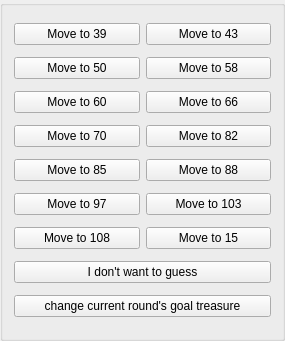
   <widget class="QGroupBox" name="equal_dice_choices">
    <property name="geometry">
     <rect>
      <x>800</x>
      <y>310</y>
      <width>285</width>
      <height>341</height>
     </rect>
    </property>
    <property name="title">
     <string/>
    </property>
    <layout class="QVBoxLayout" name="verticalLayout_8">
     <item>
      <layout class="QHBoxLayout" name="horizontalLayout_10">
       <item>
        <widget class="QPushButton" name="equal_dice_button1">
         <property name="text">
          <string>Move to 39</string>
         </property>
        </widget>
       </item>
       <item>
        <widget class="QPushButton" name="equal_dice_button2">
         <property name="text">
          <string>Move to 43</string>
         </property>
        </widget>
       </item>
      </layout>
     </item>
     <item>
      <layout class="QHBoxLayout" name="horizontalLayout_11">
       <item>
        <widget class="QPushButton" name="equal_dice_button3">
         <property name="text">
          <string>Move to 50</string>
         </property>
        </widget>
       </item>
       <item>
        <widget class="QPushButton" name="equal_dice_button4">
         <property name="text">
          <string>Move to 58</string>
         </property>
        </widget>
       </item>
      </layout>
     </item>
     <item>
      <layout class="QHBoxLayout" name="horizontalLayout_12">
       <item>
        <widget class="QPushButton" name="equal_dice_button5">
         <property name="text">
          <string>Move to 60</string>
         </property>
        </widget>
       </item>
       <item>
        <widget class="QPushButton" name="equal_dice_button6">
         <property name="text">
          <string>Move to 66</string>
         </property>
        </widget>
       </item>
      </layout>
     </item>
     <item>
      <layout class="QHBoxLayout" name="horizontalLayout_15">
       <item>
        <widget class="QPushButton" name="equal_dice_button7">
         <property name="text">
          <string>Move to 70</string>
         </property>
        </widget>
       </item>
       <item>
        <widget class="QPushButton" name="equal_dice_button8">
         <property name="text">
          <string>Move to 82</string>
         </property>
        </widget>
       </item>
      </layout>
     </item>
     <item>
      <layout class="QHBoxLayout" name="horizontalLayout_13">
       <item>
        <widget class="QPushButton" name="equal_dice_button9">
         <property name="text">
          <string>Move to 85</string>
         </property>
        </widget>
       </item>
       <item>
        <widget class="QPushButton" name="equal_dice_button10">
         <property name="text">
          <string>Move to 88</string>
         </property>
        </widget>
       </item>
      </layout>
     </item>
     <item>
      <layout class="QHBoxLayout" name="horizontalLayout_14">
       <item>
        <widget class="QPushButton" name="equal_dice_button11">
         <property name="text">
          <string>Move to 97</string>
         </property>
        </widget>
       </item>
       <item>
        <widget class="QPushButton" name="equal_dice_button12">
         <property name="text">
          <string>Move to 103</string>
         </property>
        </widget>
       </item>
      </layout>
     </item>
     <item>
      <layout class="QHBoxLayout" name="horizontalLayout_4">
       <item>
        <widget class="QPushButton" name="equal_dice_button13">
         <property name="text">
          <string>Move to 108</string>
         </property>
        </widget>
       </item>
       <item>
        <widget class="QPushButton" name="equal_dice_button14">
         <property name="text">
          <string>Move to 15</string>
         </property>
        </widget>
       </item>
      </layout>
     </item>
     <item>
      <widget class="QPushButton" name="dont_guess">
       <property name="text">
        <string>I don't want to guess</string>
       </property>
      </widget>
     </item>
     <item>
      <widget class="QPushButton" name="change_goal_treasure">
       <property name="text">
        <string>change current round's goal treasure</string>
       </property>
      </widget>
     </item>
    </layout>
   </widget>
